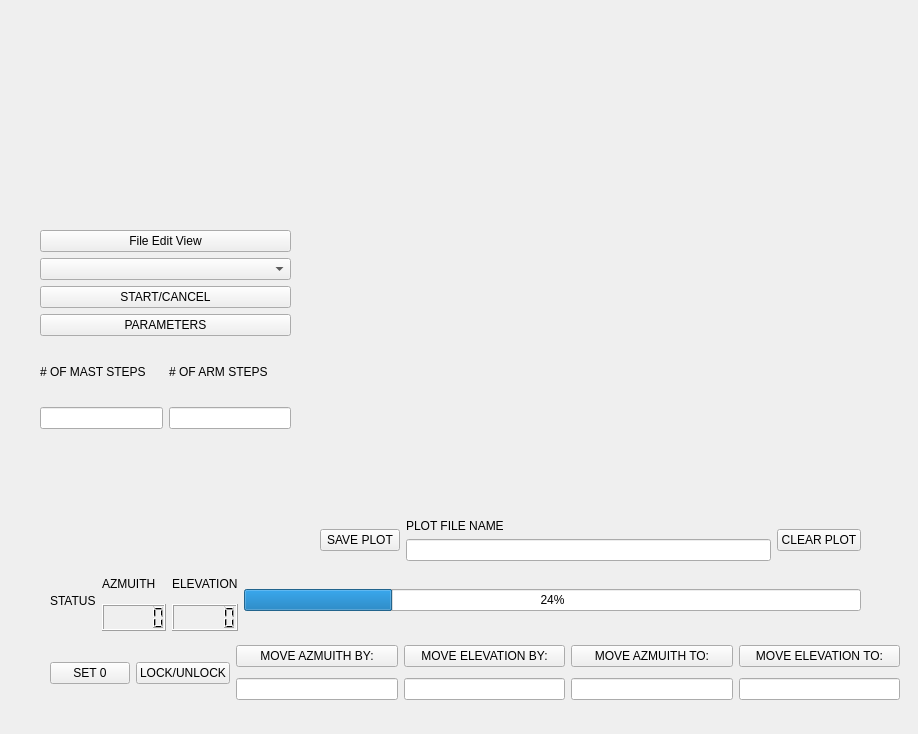
<?xml version="1.0" encoding="UTF-8"?>
<ui version="4.0">
 <class>Form</class>
 <widget class="QWidget" name="Form">
  <property name="geometry">
   <rect>
    <x>0</x>
    <y>0</y>
    <width>918</width>
    <height>734</height>
   </rect>
  </property>
  <property name="windowTitle">
   <string>Form</string>
  </property>
  <widget class="QWidget" name="layoutWidget">
   <property name="geometry">
    <rect>
     <x>320</x>
     <y>90</y>
     <width>541</width>
     <height>471</height>
    </rect>
   </property>
   <layout class="QVBoxLayout" name="verticalLayout_2">
    <item>
     <widget class="QLabel" name="label">
      <property name="text">
       <string/>
      </property>
      <property name="pixmap">
       <pixmap>../v3AUTpaTT DWG PICTURE.PNG</pixmap>
      </property>
      <property name="scaledContents">
       <bool>true</bool>
      </property>
     </widget>
    </item>
    <item>
     <layout class="QHBoxLayout" name="horizontalLayout_2">
      <item>
       <widget class="QPushButton" name="pushButton_7">
        <property name="text">
         <string>SAVE PLOT</string>
        </property>
       </widget>
      </item>
      <item>
       <layout class="QVBoxLayout" name="verticalLayout">
        <item>
         <widget class="QLabel" name="label_2">
          <property name="text">
           <string>PLOT FILE NAME</string>
          </property>
         </widget>
        </item>
        <item>
         <widget class="QLineEdit" name="mast_steps_2">
          <property name="text">
           <string/>
          </property>
         </widget>
        </item>
       </layout>
      </item>
      <item>
       <widget class="QPushButton" name="pushButton_8">
        <property name="text">
         <string>CLEAR PLOT</string>
        </property>
       </widget>
      </item>
     </layout>
    </item>
   </layout>
  </widget>
  <widget class="QWidget" name="layoutWidget">
   <property name="geometry">
    <rect>
     <x>50</x>
     <y>640</y>
     <width>850</width>
     <height>67</height>
    </rect>
   </property>
   <layout class="QHBoxLayout" name="horizontalLayout">
    <item>
     <widget class="QPushButton" name="set0Button">
      <property name="text">
       <string>SET 0</string>
      </property>
     </widget>
    </item>
    <item>
     <widget class="QPushButton" name="lockUnlockButton">
      <property name="text">
       <string>LOCK/UNLOCK</string>
      </property>
     </widget>
    </item>
    <item>
     <layout class="QVBoxLayout" name="verticalLayout_6">
      <item>
       <widget class="QPushButton" name="moveAzmuithByButton">
        <property name="text">
         <string>MOVE AZMUITH BY:</string>
        </property>
       </widget>
      </item>
      <item>
       <widget class="QLineEdit" name="moveAzmuithByValue">
        <property name="text">
         <string/>
        </property>
       </widget>
      </item>
     </layout>
    </item>
    <item>
     <layout class="QVBoxLayout" name="verticalLayout_5">
      <item>
       <widget class="QPushButton" name="moveElevationByButton">
        <property name="text">
         <string>MOVE ELEVATION BY:</string>
        </property>
       </widget>
      </item>
      <item>
       <widget class="QLineEdit" name="moveElevationByValue">
        <property name="text">
         <string/>
        </property>
       </widget>
      </item>
     </layout>
    </item>
    <item>
     <layout class="QVBoxLayout" name="verticalLayout_8">
      <item>
       <widget class="QPushButton" name="moveAzmuithToButton">
        <property name="text">
         <string>MOVE AZMUITH TO:</string>
        </property>
       </widget>
      </item>
      <item>
       <widget class="QLineEdit" name="moveAzmuithToValue">
        <property name="text">
         <string/>
        </property>
       </widget>
      </item>
     </layout>
    </item>
    <item>
     <layout class="QVBoxLayout" name="verticalLayout_7">
      <item>
       <widget class="QPushButton" name="moveElevationToButton">
        <property name="text">
         <string>MOVE ELEVATION TO:</string>
        </property>
       </widget>
      </item>
      <item>
       <widget class="QLineEdit" name="moveElevationToValue">
        <property name="text">
         <string/>
        </property>
       </widget>
      </item>
     </layout>
    </item>
   </layout>
  </widget>
  <widget class="QWidget" name="layoutWidget">
   <property name="geometry">
    <rect>
     <x>50</x>
     <y>570</y>
     <width>811</width>
     <height>61</height>
    </rect>
   </property>
   <layout class="QHBoxLayout" name="horizontalLayout_3">
    <item>
     <widget class="QLabel" name="statusBarLabel">
      <property name="text">
       <string>STATUS</string>
      </property>
     </widget>
    </item>
    <item>
     <layout class="QVBoxLayout" name="verticalLayout_3">
      <item>
       <widget class="QLabel" name="azmuithLocationLabel">
        <property name="text">
         <string>AZMUITH</string>
        </property>
       </widget>
      </item>
      <item>
       <widget class="QLCDNumber" name="azmuithLocation"/>
      </item>
     </layout>
    </item>
    <item>
     <layout class="QVBoxLayout" name="verticalLayout_4">
      <item>
       <widget class="QLabel" name="elevationLocationLabel">
        <property name="text">
         <string>ELEVATION</string>
        </property>
       </widget>
      </item>
      <item>
       <widget class="QLCDNumber" name="elevationLocation"/>
      </item>
     </layout>
    </item>
    <item>
     <widget class="QProgressBar" name="progressBar">
      <property name="value">
       <number>24</number>
      </property>
     </widget>
    </item>
   </layout>
  </widget>
  <widget class="QWidget" name="layoutWidget">
   <property name="geometry">
    <rect>
     <x>40</x>
     <y>230</y>
     <width>251</width>
     <height>199</height>
    </rect>
   </property>
   <layout class="QVBoxLayout" name="verticalLayout_9">
    <item>
     <widget class="QPushButton" name="fileExploreAccess">
      <property name="text">
       <string>File Edit View</string>
      </property>
     </widget>
    </item>
    <item>
     <widget class="QComboBox" name="comboBox_2"/>
    </item>
    <item>
     <widget class="QPushButton" name="startCancelButton_2">
      <property name="text">
       <string>START/CANCEL</string>
      </property>
     </widget>
    </item>
    <item>
     <widget class="QPushButton" name="editParams_2">
      <property name="text">
       <string>PARAMETERS</string>
      </property>
     </widget>
    </item>
    <item>
     <layout class="QGridLayout" name="gridLayout_2">
      <item row="0" column="0">
       <widget class="QLabel" name="mastStepsLabel">
        <property name="text">
         <string># OF MAST STEPS</string>
        </property>
       </widget>
      </item>
      <item row="1" column="0">
       <widget class="QLineEdit" name="mast_steps">
        <property name="text">
         <string/>
        </property>
       </widget>
      </item>
      <item row="1" column="1">
       <widget class="QLineEdit" name="arm_steps">
        <property name="text">
         <string/>
        </property>
       </widget>
      </item>
      <item row="0" column="1">
       <widget class="QLabel" name="armStepsLabel">
        <property name="text">
         <string># OF ARM STEPS</string>
        </property>
       </widget>
      </item>
     </layout>
    </item>
   </layout>
  </widget>
 </widget>
 <resources/>
 <connections/>
</ui>
